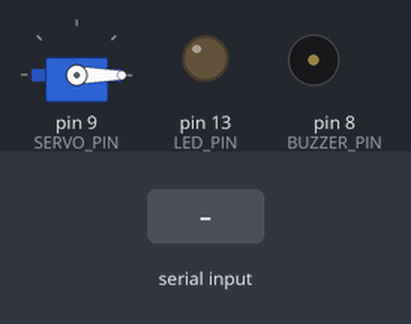
The sketch below on a simulated Arduino Uno, built with avr-gcc and run on an emulated ATmega328P. Parts: servo, output pins drawn as LEDs (lit = HIGH), buzzer (waves = sounding). The test bench sets the inputs (shaded band). What the sketch prints to the serial monitor is not drawn.

Above: at 1.8 s.
1.9 s: "feed" received over Serial
At 4.3 s:
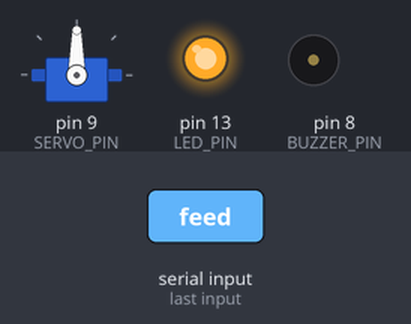
4.9 s: "feed" received over Serial
At 6.01 s:
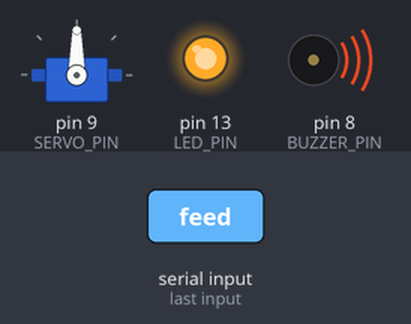
7.9 s: "open" received over Serial
At 13.3 s:
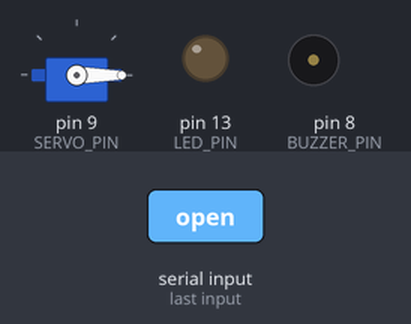
Timing chart, 0 to 14.8 s (numbered marks = the images above; inputs shaded):
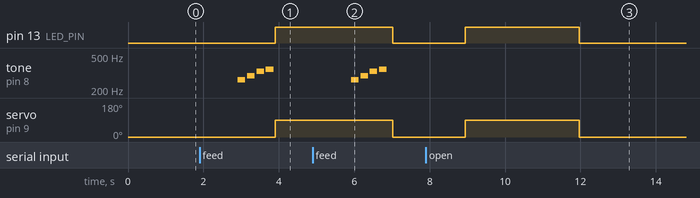

The sketch:

pet_feeder_project.ino
```cpp
/*
 * PROJECT 1: Automatic Pet Feeder Door
 * Difficulty: Easy
 *
 * Description: An automatic pet feeding system that opens and closes
 * a door at scheduled intervals. Perfect for dispensing food or treats!
 *
 * Hardware Required:
 * - Arduino Uno
 * - Servo motor (SG90 or similar)
 * - Small cardboard box for feeder
 * - Jumper wires
 * - Optional: LED for status indication
 * - Optional: Buzzer for feeding alerts
 *
 * Connections:
 * - Servo Red wire    -> Arduino 5V
 * - Servo Brown wire  -> Arduino GND
 * - Servo Orange wire -> Arduino Pin 9
 * - LED (optional)    -> Arduino Pin 13 (built-in LED)
 * - Buzzer (optional) -> Arduino Pin 8
 *
 * Features:
 * - Automatic feeding every X seconds (adjustable)
 * - Manual control via Serial Monitor
 * - Door stays open for 3 seconds then closes
 * - Status LED indicates door state
 * - Feeding time announcements
 *
 * Assembly Instructions:
 * 1. Cut a hole in the side of a cardboard box
 * 2. Mount servo so the horn can block/unblock the hole
 * 3. Attach a small flap to the servo horn as the "door"
 * 4. Fill box with treats or kibble
 * 5. Connect electronics and upload code
 *
 * Author: Arduino Pet Feeder Project
 * Date: 2025
 */

#include <Servo.h>

Servo feederServo;

// Pin definitions
const int SERVO_PIN = 9;
const int LED_PIN = 13;      // Built-in LED
const int BUZZER_PIN = 8;    // Optional buzzer

// Door positions
const int CLOSED_ANGLE = 0;    // Door closed position
const int OPEN_ANGLE = 90;     // Door open position

// Timing settings
const long FEED_INTERVAL = 10000;  // 10 seconds for demo (change to 3600000 for 1 hour)
const long DOOR_OPEN_TIME = 3000;  // Door stays open for 3 seconds

// State variables
unsigned long lastFeedTime = 0;
unsigned long doorOpenTime = 0;
bool doorOpen = false;
int feedingCount = 0;

void setup() {
  // Initialize pins
  feederServo.attach(SERVO_PIN);
  pinMode(LED_PIN, OUTPUT);
  pinMode(BUZZER_PIN, OUTPUT);

  Serial.begin(9600);

  // Start with door closed
  feederServo.write(CLOSED_ANGLE);
  digitalWrite(LED_PIN, LOW);  // LED off = door closed
  doorOpen = false;

  Serial.println("🐕=======================================🐕");
  Serial.println("     AUTOMATIC PET FEEDER SYSTEM READY    ");
  Serial.println("🐕=======================================🐕");
  Serial.println();
  Serial.println("Features:");
  Serial.println("• Automatic feeding every 10 seconds (demo mode)");
  Serial.println("• Door opens for 3 seconds then closes");
  Serial.println("• Manual control available");
  Serial.println();
  Serial.println("Manual Commands:");
  Serial.println("• 'feed' - Trigger immediate feeding");
  Serial.println("• 'open' - Open door manually");
  Serial.println("• 'close' - Close door manually");
  Serial.println("• 'status' - Show current status");
  Serial.println("• 'reset' - Reset feeding counter");
  Serial.println();

  lastFeedTime = millis();  // Record start time
  printStatus();
}

void loop() {
  unsigned long currentTime = millis();

  // Check if it's time for automatic feeding
  if (currentTime - lastFeedTime >= FEED_INTERVAL && !doorOpen) {
    triggerFeeding();
  }

  // Close door after specified time
  if (doorOpen && currentTime - doorOpenTime >= DOOR_OPEN_TIME) {
    closeDoor();
  }

  // Check for manual commands
  handleSerialCommands();

  delay(100);  // Small delay for stability
}

void triggerFeeding() {
  feedingCount++;
  Serial.println();
  Serial.println("🍽️ FEEDING TIME! 🍽️");
  Serial.print("Feeding #");
  Serial.println(feedingCount);

  playFeedingAlert();
  openDoor();

  lastFeedTime = millis();
}

void openDoor() {
  if (!doorOpen) {
    Serial.println("Opening feeder door...");
    feederServo.write(OPEN_ANGLE);
    digitalWrite(LED_PIN, HIGH);  // LED on = door open
    doorOpen = true;
    doorOpenTime = millis();

    Serial.println("✅ Door OPEN - Food dispensing!");
  }
}

void closeDoor() {
  if (doorOpen) {
    Serial.println("Closing feeder door...");
    feederServo.write(CLOSED_ANGLE);
    digitalWrite(LED_PIN, LOW);   // LED off = door closed
    doorOpen = false;

    Serial.println("✅ Door CLOSED - Feeding complete!");
    printNextFeedingTime();
  }
}

void handleSerialCommands() {
  if (Serial.available() > 0) {
    String command = Serial.readString();
    command.trim();
    command.toLowerCase();

    Serial.println();
    Serial.print("Command received: ");
    Serial.println(command);

    if (command == "feed") {
      triggerFeeding();
    }
    else if (command == "open") {
      openDoor();
    }
    else if (command == "close") {
      closeDoor();
    }
    else if (command == "status") {
      printStatus();
    }
    else if (command == "reset") {
      feedingCount = 0;
      lastFeedTime = millis();
      Serial.println("✅ Feeding counter reset!");
      printStatus();
    }
    else {
      Serial.println("❌ Unknown command!");
      Serial.println("Available: feed, open, close, status, reset");
    }
  }
}

void printStatus() {
  Serial.println();
  Serial.println("📊 FEEDER STATUS 📊");
  Serial.println("===================");
  Serial.print("Door: ");
  Serial.println(doorOpen ? "🟢 OPEN" : "🔴 CLOSED");
  Serial.print("Total feedings: ");
  Serial.println(feedingCount);
  Serial.print("Feed interval: ");
  Serial.print(FEED_INTERVAL / 1000);
  Serial.println(" seconds");

  if (!doorOpen) {
    printNextFeedingTime();
  }
  Serial.println("===================");
}

void printNextFeedingTime() {
  unsigned long timeUntilNext = FEED_INTERVAL - (millis() - lastFeedTime);
  if (timeUntilNext > FEED_INTERVAL) timeUntilNext = 0;  // Handle overflow

  Serial.print("Next feeding in: ");
  Serial.print(timeUntilNext / 1000);
  Serial.println(" seconds");
}

void playFeedingAlert() {
  // Play a simple melody if buzzer is connected
  int melody[] = {262, 294, 330, 349};  // C, D, E, F notes

  for (int i = 0; i < 4; i++) {
    tone(BUZZER_PIN, melody[i], 200);
    delay(250);
  }

  noTone(BUZZER_PIN);
}

/*
 * CUSTOMIZATION IDEAS:
 *
 * 1. Change FEED_INTERVAL for different schedules:
 *    - 1800000 for 30 minutes
 *    - 3600000 for 1 hour
 *    - 14400000 for 4 hours
 *
 * 2. Add multiple feeding times per day
 * 3. Include a food level sensor
 * 4. Add WiFi for remote monitoring
 * 5. Create a mobile app interface
 * 6. Add portion control with multiple door openings
 * 7. Include a camera for pet monitoring
 *
 * SAFETY NOTES:
 *
 * - Ensure door mechanism cannot harm pets
 * - Use food-safe materials for construction
 * - Test thoroughly before leaving pets unattended
 * - Keep electronics away from water/food spills
 */
```

Measured:
- after the input at 1.9 s, pin 13 (LED_PIN): LOW → HIGH after 2.0 s; tone on pin 8 (BUZZER_PIN): plays 262 Hz for 0.20 s, 294 Hz for 0.20 s, 330 Hz for 0.20 s, 349 Hz for 0.20 s, starting after 1.0 s; servo on pin 9 (SERVO_PIN): 0° → 90° after 2.0 s
- after the input at 4.9 s, tone on pin 8 (BUZZER_PIN): plays 262 Hz for 0.20 s, 294 Hz for 0.20 s, 330 Hz for 0.20 s, 349 Hz for 0.20 s, starting after 1.0 s
- after the input at 7.9 s, pin 13 (LED_PIN): LOW → HIGH after 1.0 s, → LOW 3.0 s later; servo on pin 9 (SERVO_PIN): 0° → 90° after 1.0 s, → 0° 3.0 s later
